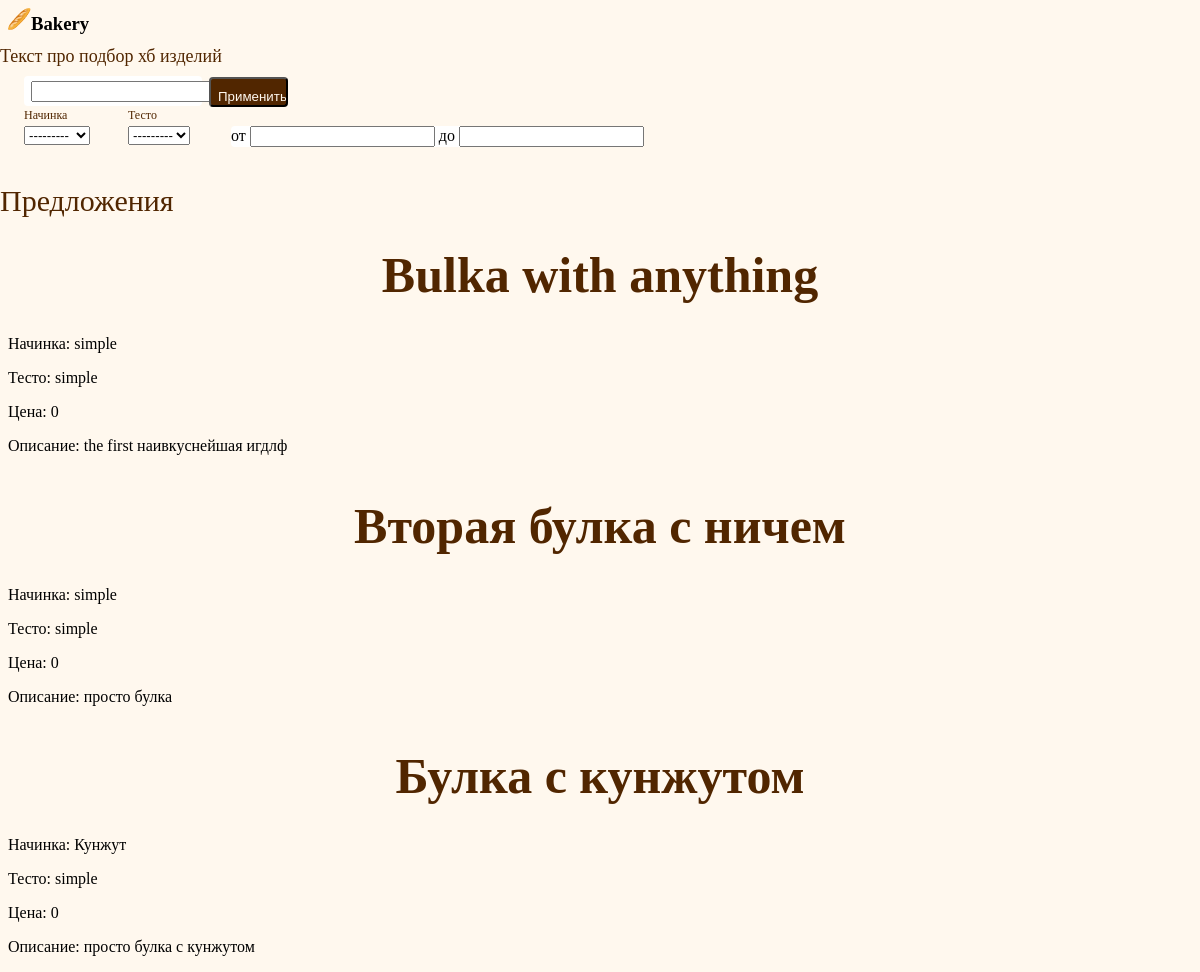
/cake/, run on an earlier commit of the app's database.
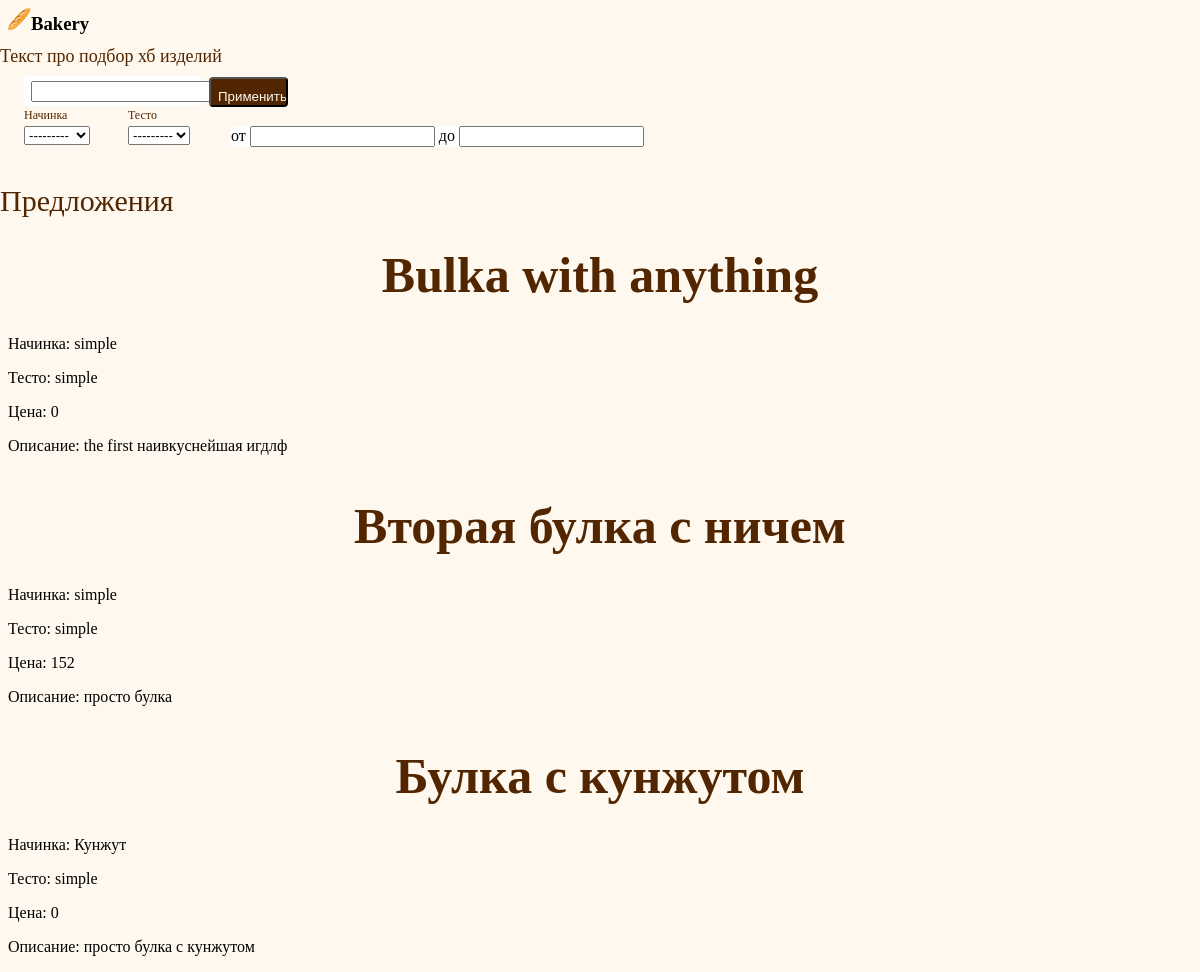
And on a later commit of the database.
### cacke/models.py (models this page shows, shortened)
class Bulka(models.Model):
    name = models.TextField(primary_key = True)
    nachinka = models.TextField(default = "simple")
    testo = models.TextField(default = "simple")
    price = models.IntegerField(default = 0)
    text_ops = models.TextField()

### cacke/views.py (the view)
# urls.py: path('',views.cacke_list, name='post_list'),
def cacke_list (request):
    cakes = Bulka.objects.all()
    form = SearchForm()
    if request.method == "POST":
        form = SearchForm(request.POST)
        cakes = Bulka.objects.all()
        pric = form.get_price()
        if pric[0] == "":
            pric[0] = 0
        if pric[1] =="":
            pric[1] = 100000000000
        nam = form.get_name()
        test = form.get_test()
        stringe = form.get_nach()
        cakes = cakes.filter(nachinka__icontains = stringe).filter(testo__icontains = test).filter(name__icontains = nam).exclude(price__gte = pric[1]).filter(price__gte=pric[0])
    else:
        cakes = Bulka.objects.all()
    return render(request, 'cacke/cacke_list.html', {'cacke':cakes,'form': form})

### cacke/forms.py (shortened to what this page needs)
class SearchForm(forms.Form):
    nachinka = forms.ModelChoiceField(Bulka.objects.order_by().values_list('nachinka',flat=True).distinct(), required=False, label="Начинка")
    testo = forms.ModelChoiceField(Bulka.objects.order_by().values_list('testo',flat=True).distinct(), required=False, label="Тесто")
    price_l = forms.IntegerField(required=False)
    price_r = forms.IntegerField(required=False)
    name = forms.CharField(required=False, label="Название")

### cacke/templates/cacke/cacke_list.html
{% extends 'cacke/base.html' %}
{% block content %}
    {% for cac in cacke %}
        <div class="cacke">
            <h2>{{ cac.name }}</h2>
            <p>Начинка: {{ cac.nachinka|linebreaksbr }}</p>
            <p>Тесто: {{ cac.testo|linebreaksbr }}</p>
            <p>Цена: {{ cac.price|linebreaksbr }}</p>
            <p>Описание: {{ cac.text_ops|linebreaksbr }}</p>
        </div>
    {% endfor %}
{% endblock %}

What changed in the data, as far as the page shows it:
changed Bulka "Вторая булка с ничем": price "0" → "152"
